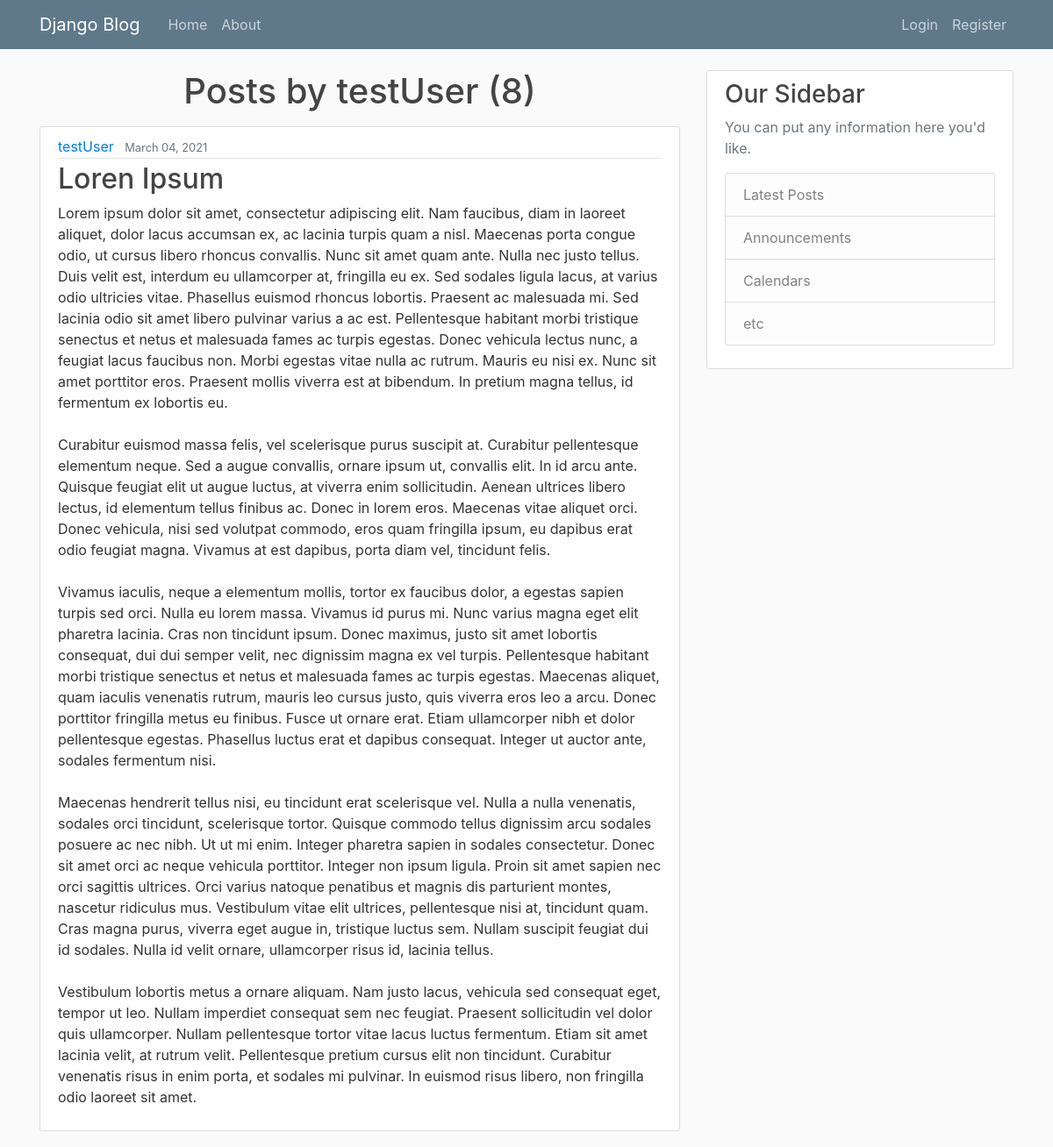
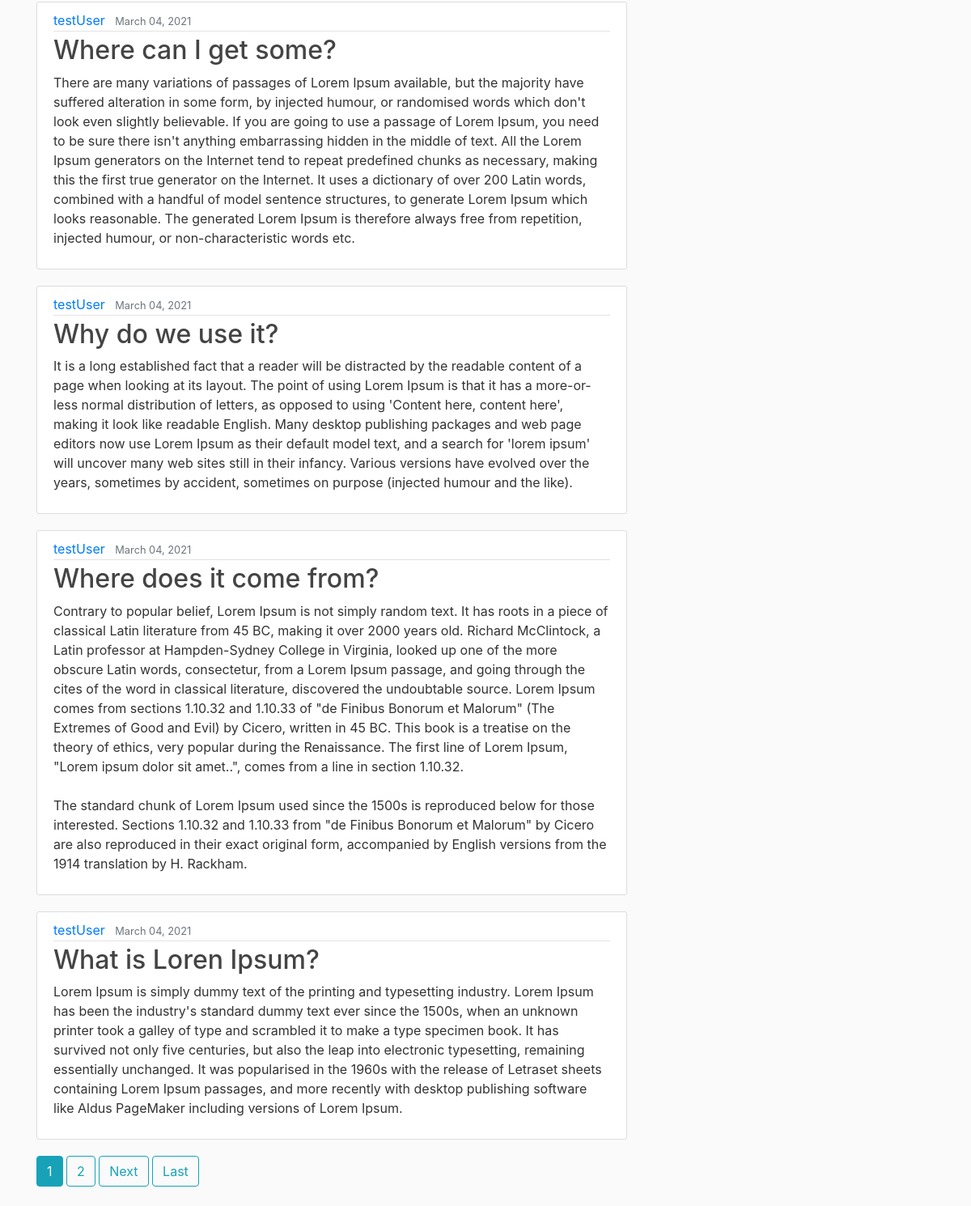
The app's page /user/testUser with its own data (2 pictures, top to bottom).
### blog/models.py (models this page shows, shortened)
class Post(models.Model):
    title = models.CharField(max_length=100)
    content = models.TextField()
    date_posted = models.DateTimeField(default=current_time)
    author = models.ForeignKey(User, on_delete=models.CASCADE)

### blog/views.py (the view)
# urls.py: path('user/<str:username>', UserPostListView.as_view(), name='user-posts'),
class UserPostListView(ListView):
    model = Post
    template_name = 'blog/user_posts.html'
    context_object_name = 'posts'
    paginate_by = 5
    def get_queryset(self):
        user = get_object_or_404(User, username=self.kwargs.get('username'))
        return Post.objects.filter(author=user).order_by('-date_posted')

### blog/templates/blog/user_posts.html (shortened to what this page needs)
{% extends 'blog/base.html' %}
{% block content %}
<center>
    <h1 class="mb-3">Posts by {{ view.kwargs.username }} ({{ page_obj.paginator.count }})</h1>
</center>
{% for post in posts %}
<article class="media content-section">
    <div class="media-body">
        <div class="article-metadata">
            <a class="mr-2" href="{% url 'user-posts' post.author.username %}">{{ post.author }}</a>
            <small class="text-muted">{{ post.date_posted|date:"F d, Y" }}</small>
        </div>
        <h2><a class="article-title" href="{% url 'post-detail' post.id %}">{{ post.title }}</a></h2>
        <p class="article-content">{{ post.content }}</p>
    </div>
</article>
{% endfor %}
{% if is_paginated %}
{% for num in page_obj.paginator.page_range %}
{% if page_obj.number == num %}
<a class="btn btn-info mb-4" href="?page={{ num }}">{{ num }}</a>
{% elif num > page_obj.number|add:'-3' and num < page_obj.number|add:'3' %} <a class="btn btn-outline-info mb-4"
    href="?page={{ num }}">{{ num }}</a>
    {% endif %}
    {% endfor %}
    {% if page_obj.has_next %}
    <a class="btn btn-outline-info mb-4" href="?page={{ page_obj.next_page_number }}">Next</a>
    <a class="btn btn-outline-info mb-4" href="?page={{ page_obj.paginator.num_pages }}">Last</a>
    {% endif %}
    {% endif %}
    {% endblock %}

### blog/static/blog/main.css (style rules this page uses)
body { background: #fafafa; color: #333333; margin-top: 5rem; }
h1, h2, h3, h4, h5, h6 { color: #444444; }
.content-section { background: #ffffff; padding: 10px 20px; border: 1px solid #dddddd; border-radius: 3px; margin-bottom: 20px; }
.article-title { color: #444444; }
.article-content { white-space: pre-line; }
.article-metadata { padding-bottom: 1px; margin-bottom: 4px; border-bottom: 1px solid #e3e3e3 }

### records on screen
Post: author "testUser", date_posted "March 04, 2021", title "Loren Ipsum", content "Lorem ipsum dolor sit amet, consectetur adipiscing elit. Nam faucibus, diam in laoreet aliquet, dolor lacus accumsan ex, ac lacinia turpis quam a nisl. Maecenas porta congue odio, ut cursus libero rhoncus convallis. Nunc sit amet quam ante. Nulla nec justo tellus. Duis velit est, interdum eu ullamcorper at, fringilla eu ex. Sed sodales ligula lacus, at varius odio ultricies vitae. Phasellus euismod rhoncus lobortis. Praesent ac malesuada mi. Sed lacinia odio sit amet libero pulvinar varius a ac est. Pellentesque habitant morbi tristique senectus et netus et malesuada fames ac turpis egestas. Donec vehicula lectus nunc, a feugiat lacus faucibus non. Morbi egestas vitae nulla ac rutrum.…"
Post: author "testUser", date_posted "March 04, 2021", title "Where can I get some?", content "There are many variations of passages of Lorem Ipsum available, but the majority have suffered alteration in some form, by injected humour, or randomised words which don't look even slightly believable. If you are going to use a passage of Lorem Ipsum, you need to be sure there isn't anything embarrassing hidden in the middle of text. All the Lorem Ipsum generators on the Internet tend to repeat predefined chunks as necessary, making this the first true generator on the Internet. It uses a dictionary of over 200 Latin words, combined with a handful of model sentence structures, to generate Lorem Ipsum which looks reasonable. The generated Lorem Ipsum is therefore always free from…"
Post: author "testUser", date_posted "March 04, 2021", title "Why do we use it?", content "It is a long established fact that a reader will be distracted by the readable content of a page when looking at its layout. The point of using Lorem Ipsum is that it has a more-or-less normal distribution of letters, as opposed to using 'Content here, content here', making it look like readable English. Many desktop publishing packages and web page editors now use Lorem Ipsum as their default model text, and a search for 'lorem ipsum' will uncover many web sites still in their infancy. Various versions have evolved over the years, sometimes by accident, sometimes on purpose (injected humour and the like)."
Post: author "testUser", date_posted "March 04, 2021", title "Where does it come from?", content "Contrary to popular belief, Lorem Ipsum is not simply random text. It has roots in a piece of classical Latin literature from 45 BC, making it over 2000 years old. Richard McClintock, a Latin professor at Hampden-Sydney College in Virginia, looked up one of the more obscure Latin words, consectetur, from a Lorem Ipsum passage, and going through the cites of the word in classical literature, discovered the undoubtable source. Lorem Ipsum comes from sections 1.10.32 and 1.10.33 of \"de Finibus Bonorum et Malorum\" (The Extremes of Good and Evil) by Cicero, written in 45 BC. This book is a treatise on the theory of ethics, very popular during the Renaissance. The first line of Lorem Ipsum,…"
Post: author "testUser", date_posted "March 04, 2021", title "What is Loren Ipsum?", content "Lorem Ipsum is simply dummy text of the printing and typesetting industry. Lorem Ipsum has been the industry's standard dummy text ever since the 1500s, when an unknown printer took a galley of type and scrambled it to make a type specimen book. It has survived not only five centuries, but also the leap into electronic typesetting, remaining essentially unchanged. It was popularised in the 1960s with the release of Letraset sheets containing Lorem Ipsum passages, and more recently with desktop publishing software like Aldus PageMaker including versions of Lorem Ipsum."

### other values on screen
{{ view.kwargs.username }} "testUser"
{{ page_obj.paginator.count }} "8"
{{ num }} "1"
{{ num }} "2"
